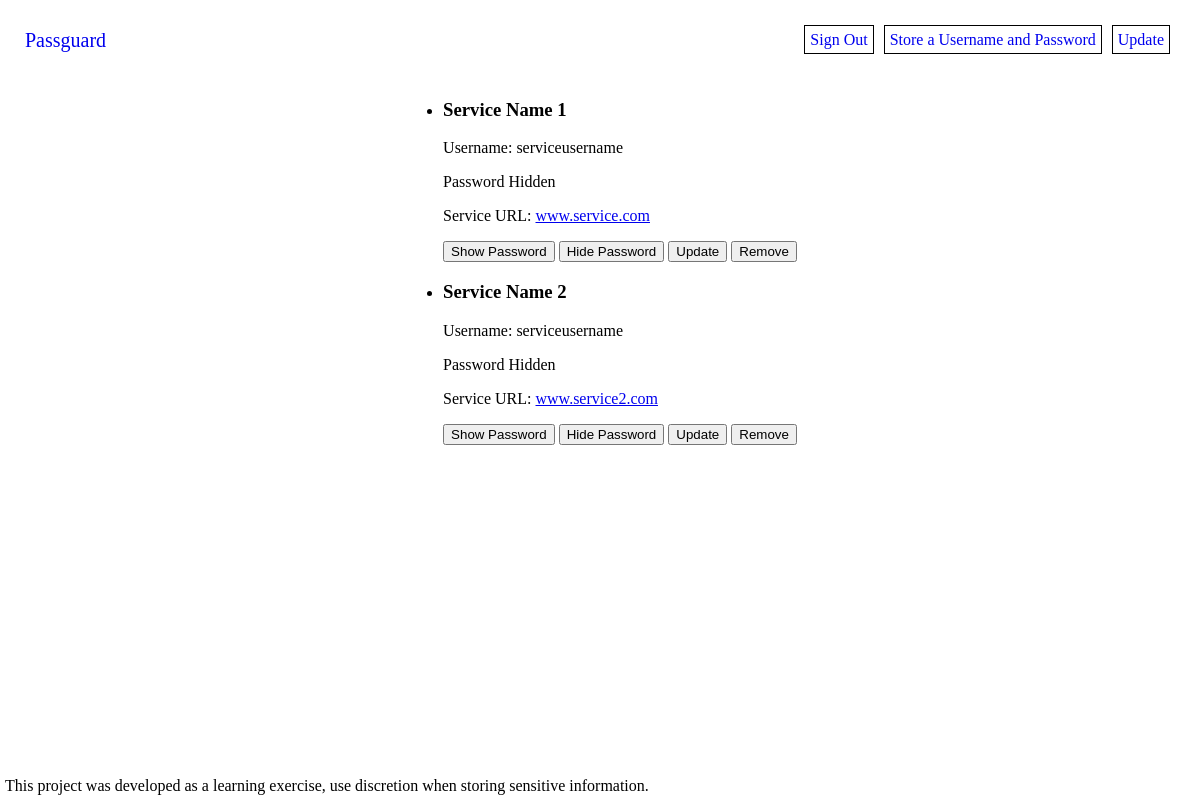
The app's page /dashboard (signed in) with its own data.
### tables this page shows
CREATE TABLE services (
    service_id INTEGER PRIMARY KEY AUTOINCREMENT,
    user_id INTEGER NOT NULL,
    service_name TEXT NOT NULL,
    service_password BLOB NOT NULL,
    service_url TEXT,
    service_username TEXT NOT NULL,
    FOREIGN KEY (user_id) REFERENCES users(user_id) ON DELETE CASCADE
);

### passguard/pages.py (the view)
@bp.route('/dashboard')
def dashboard():
    db = get_db()
    user_id = session['session_user_id']
    services = db.execute(
        'SELECT service_id, service_name, service_password, service_url, service_username'
        ' FROM services WHERE user_id = ?',
        (user_id, )
    ).fetchall()
    return render_template('pages/dashboard.html', services=services)

### passguard/auth.py (called while the page is built)
@bp.before_app_request
def load_logged_in_user():
    user_id = session.get('session_user_id')
    if user_id is None:
        g.user = None
    else:
        g.user = get_db().execute(
            'SELECT * FROM users WHERE user_id = ?',
            (user_id,)
        ).fetchone()

### passguard/db.py (called while the page is built)
def get_db():
    if 'db' not in g:
        g.db = sqlite3.connect(
            current_app.config['DATABASE'],
            detect_types=sqlite3.PARSE_DECLTYPES,
        )
        g.db.row_factory = sqlite3.Row
    return g.db

### passguard/templates/pages/dashboard.html (shortened to what this page needs)
{% extends 'base.html' %}
{% block navigation %}
    <li class="nav-list-item"><a class="nav-list-link" href="{{ url_for('auth.logout') }}">Sign Out</a></li>
    <li class="nav-list-item"><a class="nav-list-link" href="{{ url_for('pages.add') }}">Store a Username and Password</a></li>
    <li class="nav-list-item"><a class="nav-list-link" href="{{ url_for('pages.update') }}">Update</a></li>
    {% endblock %}
{% block content %}
<div class="dashboard">
    <div class="service-list">
        <ul>
            {% for service in services %}
            <li class="service-item">
                <div class="service-details">
                    <h3 class="service-name">{{ service['service_name'] }}</h3>
                    <p class="service-username">Username: {{ service['service_username'] }}</p>
                    <span id="password_{{ service['service_id'] }}" class="service-password">Password Hidden</span>
                    <p class="service-url">Service URL: <a href="{{ service['service_url'] }}" target="_blank" class="service-url-link">{{ service['service_url'] }}</a></p>
                    <button onclick="showPassword({{ service['service_id'] }})" class="btn-show">Show Password</button>
                    <button onclick="hidePassword({{ service['service_id'] }})" class="btn-show">Hide Password</button>
                    <button onclick="update({{ service['service_id'] }})">Update</button>
                    <button onclick="remove({{ service['service_id'] }})">Remove</button>
                </div>
            </li>
            {% endfor %}
        </ul>
    </div>
</div>
{% endblock %}

### passguard/static/css/base.css (style rules this page uses)
html, body { margin: 0px; padding: 0px; display: flex; flex-direction: column; }
body { min-height: 100vh; min-width: 100vw; }
.nav-list-item { margin: 5px; }
.nav-list-link { text-decoration: none; padding: 5px; border: 1px solid #000; }

### records on screen
services: service_name "Service Name 1", service_username "serviceusername", service_url "www.service.com"
services: service_name "Service Name 2", service_username "serviceusername", service_url "www.service2.com"
